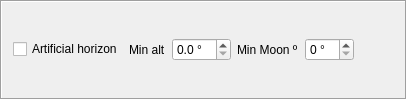
         <widget class="QFrame" name="MinControls">
          <property name="frameShape">
           <enum>QFrame::Box</enum>
          </property>
          <property name="frameShadow">
           <enum>QFrame::Sunken</enum>
          </property>
          <layout class="QHBoxLayout" name="minControlsLayoutV">
           <property name="topMargin">
            <number>3</number>
           </property>
           <property name="bottomMargin">
            <number>3</number>
           </property>
           <item>
            <layout class="QGridLayout" name="minControlsLayout">
             <item row="0" column="0">
              <widget class="QCheckBox" name="useArtificialHorizon">
               <property name="toolTip">
                <string>&lt;html&gt;&lt;head/&gt;&lt;body&gt;&lt;p&gt;Use the system's artificial horizon for calculating imaging hours.&lt;/p&gt;&lt;/body&gt;&lt;/html&gt;</string>
               </property>
               <property name="text">
                <string>Artificial horizon</string>
               </property>
              </widget>
             </item>
             <item row="0" column="1">
              <widget class="QLabel" name="minAltitudeLabel">
               <property name="maximumSize">
                <size>
                 <width>200</width>
                 <height>32</height>
                </size>
               </property>
               <property name="toolTip">
                <string>For imaging hours calculation, object must be at least at this altitude (and above any artificial horizon in use).</string>
               </property>
               <property name="text">
                <string>Min alt</string>
               </property>
              </widget>
             </item>
             <item row="0" column="2">
              <widget class="QDoubleSpinBox" name="minAltitude">
               <property name="sizePolicy">
                <sizepolicy hsizetype="Preferred" vsizetype="Preferred">
                 <horstretch>0</horstretch>
                 <verstretch>0</verstretch>
                </sizepolicy>
               </property>
               <property name="maximumSize">
                <size>
                 <width>65</width>
                 <height>16777215</height>
                </size>
               </property>
               <property name="toolTip">
                <string>For imaging hours calculation, object must be at least at this altitude (and above any artificial horizon in use).</string>
               </property>
               <property name="suffix">
                <string> °</string>
               </property>
               <property name="decimals">
                <number>1</number>
               </property>
               <property name="minimum">
                <double>0.000000000000000</double>
               </property>
               <property name="maximum">
                <double>90.000000000000000</double>
               </property>
              </widget>
             </item>
             <item row="0" column="3">
              <widget class="QLabel" name="minMoonLabel">
               <property name="maximumSize">
                <size>
                 <width>200</width>
                 <height>32</height>
                </size>
               </property>
               <property name="toolTip">
                <string>For imaging hours calculation, object must be at least this far from the moon.</string>
               </property>
               <property name="text">
                <string>Min Moon º</string>
               </property>
              </widget>
             </item>
             <item row="0" column="4">
              <widget class="QDoubleSpinBox" name="minMoon">
               <property name="sizePolicy">
                <sizepolicy hsizetype="Preferred" vsizetype="Preferred">
                 <horstretch>0</horstretch>
                 <verstretch>0</verstretch>
                </sizepolicy>
               </property>
               <property name="maximumSize">
                <size>
                 <width>60</width>
                 <height>16777215</height>
                </size>
               </property>
               <property name="toolTip">
                <string>For imaging hours calculation, object must be at least this far from the moon.</string>
               </property>
               <property name="suffix">
                <string> °</string>
               </property>
               <property name="decimals">
                <number>0</number>
               </property>
               <property name="minimum">
                <double>0.000000000000000</double>
               </property>
               <property name="maximum">
                <double>90.000000000000000</double>
               </property>
              </widget>
             </item>
            </layout>
           </item>
           <item>
            <spacer name="minControlsspacer">
             <property name="orientation">
              <enum>Qt::Horizontal</enum>
             </property>
             <property name="sizeHint" stdset="0">
              <size>
               <width>40</width>
               <height>20</height>
              </size>
             </property>
            </spacer>
           </item>
          </layout>
         </widget>
